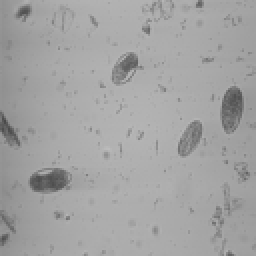
%> input picture msc-1/digital-image-processing/exercise03/exercise03_Codes/EGG1.GIF, 128 x 128 px (shown 2 times larger)
$ octave Q3_1.m   (GNU Octave 9; MATLAB toolbox functions it lacks are replaced by stand-ins)
%> lines starting %> are read from the running program, lines starting %| are printed output that depends on the picture
clc;
clear;
close all;

I=imread('egg1.gif');
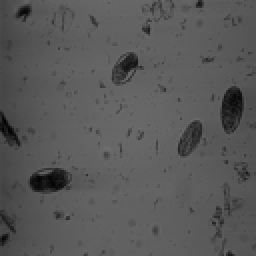
%> I: size 128x128 uint8 (shown 2 times larger); min 0, max 112, mean 87.9
subplot(1,2,1);
imshow(I);
SE=strel('disk',1);
J=imopen(I,SE);
J=imclose(J,SE);
K=medfilt2(J,[7 7]);
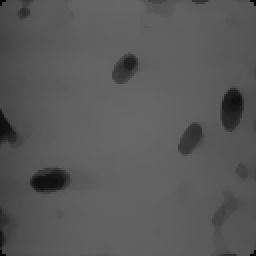
%> K: size 128x128 uint8 (shown 2 times larger); min 0, max 103, mean 88.4
subplot(1,2,2);
imshow(K);

$ run again, with msc-1/digital-image-processing/exercise03/exercise03_Codes/cameraman.tif saved as msc-1/digital-image-processing/exercise03/exercise03_Codes/EGG1.GIF
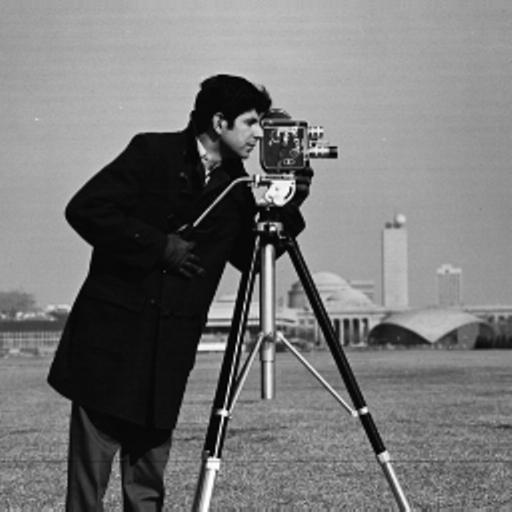
%> input picture msc-1/digital-image-processing/exercise03/exercise03_Codes/cameraman.tif, 512 x 512 px
%> I is the input picture: size 512x512 uint8; min 0, max 255, mean 118.3
%> `K=medfilt2(J,[7 7]);`:
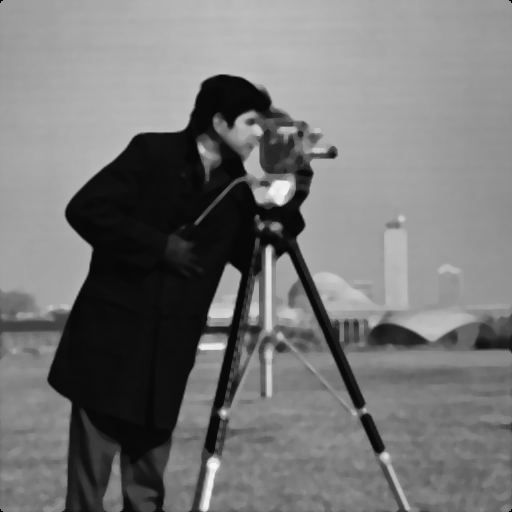
%> K: size 512x512 uint8; min 0, max 249, mean 117.5
